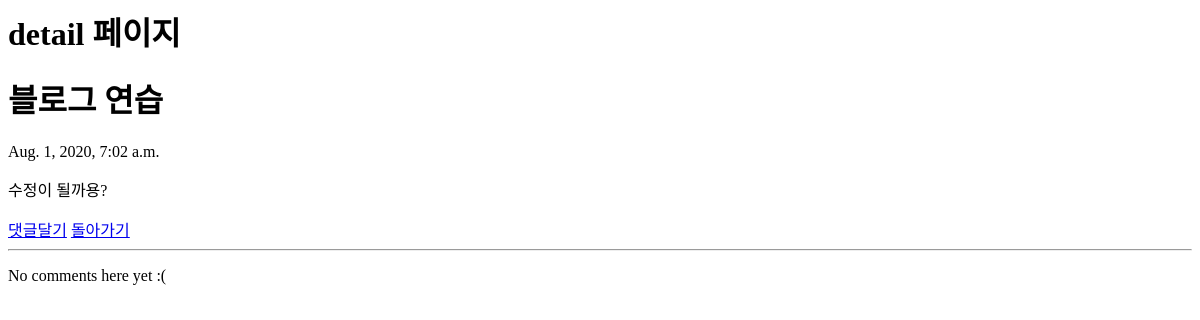
/blog/1, run on an earlier commit of the app's database.
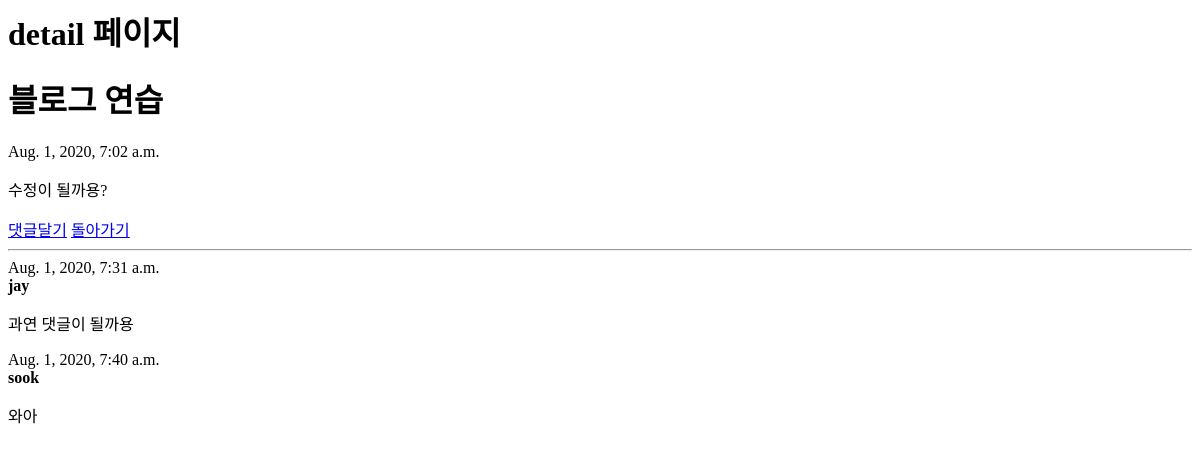
And on a later commit of the database.
### blog/models.py (models this page shows, shortened)
class Comment(models.Model):
    post=models.ForeignKey(Blog, related_name='comments', on_delete=models.CASCADE)
    author_name=models.CharField(max_length=20)
    comment_text=models.TextField()
    created_at=models.DateTimeField(default=timezone.now)

### blog/views.py (the view)
# urls.py: path('blog/<int:blog_id>', blog.views.detail, name="detail"),
def detail(request, blog_id):
    blog_detail=get_object_or_404(Blog, pk=blog_id)
    return render(request, 'detail.html', {'blog':blog_detail})

### blog/templates/detail.html
<h1> detail 페이지 </h1>
<div class="container">
    <h1>{{ blog.title }}</h1>
    <p>{{ blog.pub_date}}</p>
    <p>{{blog.body}}</p>
    <a calss="btn btn-default" href="{% url 'blog:add_comment_to_post' blog.id %}">댓글달기</a>
    <a calss="btn btn-default" href="{% url 'blog:home' %}">돌아가기</a>
    <hr>
    {% for comment in blog.comments.all %}
    <div class="comment">
        <div class="date">{{comment.created_at}}</div>
        <strong>{{comment.author_name}}</strong>
        <p>{{comment.comment_text}}</p>
    </div>
    {%empty%}
        <p>No comments here yet :( </p>
    {% endfor %}
</div>

What changed in the data, as far as the page shows it:
added Comment: created_at "Aug. 1, 2020, 7:31 a.m.", author_name "jay", comment_text "과연 댓글이 될까용"
added Comment: created_at "Aug. 1, 2020, 7:40 a.m.", author_name "sook", comment_text "와아"
Also different on the page:
text no longer shown: "No comments here yet :("
